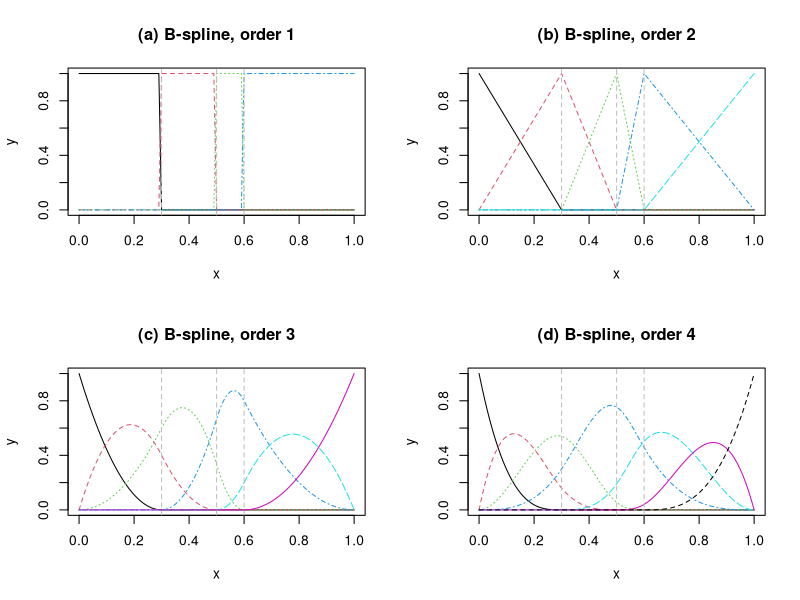

The R source for this figure: (Note: this script raises an error after producing the figure.)
## ---- chunk 1
library(splines2)
## ---- chunk 2
knots <- c(0.3, 0.5, 0.6)
x <- seq(0, 1, 0.01)
par(mfrow=c(2,2))
bsOut0 <- bSpline(x, knots = knots, degree = 0, intercept = TRUE)
matplot(x, bsOut0, type = "l", ylab = "y", main="(a) B-spline, order 1")
abline(v = knots, lty = 2, col = "gray")
bsOut1 <- bSpline(x, knots = knots, degree = 1, intercept = TRUE)
matplot(x, bsOut1, type = "l", ylab = "y", main="(b) B-spline, order 2")
abline(v = knots, lty = 2, col = "gray")
bsOut2 <- bSpline(x, knots = knots, degree = 2, intercept = TRUE)
matplot(x, bsOut2, type = "l", ylab = "y", main="(c) B-spline, order 3")
abline(v = knots, lty = 2, col = "gray")
bsOut3 <- bSpline(x, knots = knots, degree = 3, intercept = TRUE)
matplot(x, bsOut3, type = "l", ylab = "y", main="(d) B-spline, order 4")
abline(v = knots, lty = 2, col = "gray")

## ---- chunk 3
knitr::include_graphics("images/gam_soapfilmsmoothing.png")
